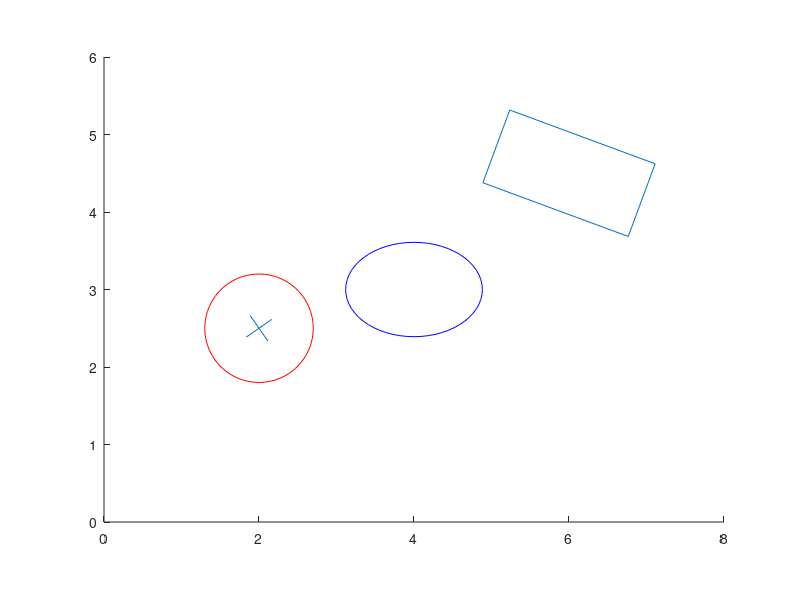

Write the MATLAB code that produced this figure.
function grafik()
%%%%%%%%%%%%%%%%%%%%%%%%%%%%%%%%%%%%%%%%%%%%%%%%%%%%%%%%%
% Exempel av spinnande boll, boll som deformeras och
% roterande rektangel som ror sig.
%%%%%%%%%%%%%%%%%%%%%%%%%%%%%%%%%%%%%%%%%%%%%%%%%%%%%%%%%
% Parametervaerden for spinnande bollen
xa=2;    % Start-position (centrum)
ya=5;
Da=0;    % Vinkeln
Ra=0.7;  % Radie
La=0.4;  % Kryssets storlek

% Parametervaerden for deformerad boll
xb=4;    % Start-position (centrum)
yb=3;
Rb=0.7;  % Radie
du=0;    % Ovre intryckning
dd=0;    % Undre intryckning

% Parametervaerden for rektangel
xc=6;    % Start-position (centrum)
yc=2;
Dc=0;    % Vinkeln som rektangeln aer vriden (moturs)
Bc=1;    % Basen
Hc=2;    % Hojden

%%%%%%%%%%%%%%%%%%%%%%%%%%%%%%%%%%%%%%%%%%%%%%%%%%%%%%%%%
% Utritning av spinnande bollen och dess kryss
% Bollens center = [xa ,ya]
% Rita en rektangel med start i bollens center minus bollens radie i x och
% y, med bredd och hojd av dubbla radien.
% Sedan saetts kurvaturen till 1 (100%) i respektive riktning och gor att
% kvadraten (rektangeln) blir en cirkel.
% Bollen:
BOLL_a=rectangle('Position',[xa-Ra,ya-Ra,2*Ra,2*Ra],...
    'Curvature',[1,1],'EdgeColor','r','FaceColor','w');
% Krysset (tvaa korsade linjer):
xk1_1=-La/2*sin(Da);    % Aendpunkter till linjerna som
yk1_1=La/2*cos(Da);     % utgor kryss nummer 1
xk1_2=La/2*sin(Da);
yk1_2=-La/2*cos(Da);
xk2_1= La/2*cos(Da);    % Aendpunkter till linjerna som
yk2_1=La/2*sin(Da);     % utgor kryss nummer 2
xk2_2=-La/2*cos(Da);
yk2_2=-La/2*sin(Da);
% Rita linjerna
LINJE_a1=line([xk1_1+xa,xk1_2+xa],[yk1_1+ya,yk1_2+ya]);
LINJE_a2=line([xk2_1+xa,xk2_2+xa],[yk2_1+ya,yk2_2+ya]);

%%%%%%%%%%%%%%%%%%%%%%%%%%%%%%%%%%%%%%%%%%%%%%%%%%%%%%%%%
% Utritning av deformerad boll
BOLL_b=rectangle('Position',...
    [xb-(Rb+du+dd),yb-(Rb-dd),2*(Rb+du+dd),2*(Rb-du-dd)],...
        'Curvature',[1,1],'EdgeColor','b','FaceColor','w');

%%%%%%%%%%%%%%%%%%%%%%%%%%%%%%%%%%%%%%%%%%%%%%%%%%%%%%%%%
% Utritning av rektangel
% Beraekna forst hornens positioner daa den
% inte aer vriden, sett fraan rektangelns centrum
x1c=Bc/2;    % Ovre hoger horn (1)
y1c=Hc/2;
x2c=-Bc/2;   % Ovre vaenster horn (2)
y2c=Hc/2;
x3c=-Bc/2;   % Nedre vaenster horn (3)
y3c=-Hc/2;
x4c=Bc/2;    % Nedre hoger horn (4)
y4c=-Hc/2;
% Vrid dessa punkter en vinkel Dc (moturs)
X1c=cos(Dc)*x1c-sin(Dc)*y1c;   % Horn 1
Y1c=sin(Dc)*x1c+cos(Dc)*y1c;
X2c=cos(Dc)*x2c-sin(Dc)*y2c;   % Horn 2
Y2c=sin(Dc)*x2c+cos(Dc)*y2c;
X3c=cos(Dc)*x3c-sin(Dc)*y3c;   % Horn 3
Y3c=sin(Dc)*x3c+cos(Dc)*y3c;
X4c=cos(Dc)*x4c-sin(Dc)*y4c;   % Horn 4
Y4c=sin(Dc)*x4c+cos(Dc)*y4c;
% Rita rektangeln som segment av linjer
REKTANGEL_c=line([X1c+xc,X2c+xc,X3c+xc,X4c+xc,X1c+xc],...
    [Y1c+yc,Y2c+yc,Y3c+yc,Y4c+yc,Y1c+yc]);

%%%%%%%%%%%%%%%%%%%%%%%%%%%%%%%%%%%%%%%%%%%%%%%%%%%%%%%%%
% Instaellningar for grafik-fonstret
daspect([1,1,1]);   % Skalar axlarna lika
axis([0,8,0,6]);    % Axlarnas intervall
hold on             % Laas fast dessa instaellningar

%%%%%%%%%%%%%%%%%%%%%%%%%%%%%%%%%%%%%%%%%%%%%%%%%%%%%%%%%
% Huvudslingan
for n=1:50

    % Updatera positioner, vinkel, intryckning
    ya=ya-0.05;
    Da=Da+0.075;
    du=0.2*Rb*sin(0.3*n);
    dd=0.2*Rb*sin(0.3*n);
    yc=yc+0.05;
    Dc=Dc+0.15;

    % Uppdatera grafiken:

    % Spinnande bollen och krysset
    % Uppdatera bollens position med ''set''
    set(BOLL_a,'Position',[xa-Ra,ya-Ra,2*Ra,2*Ra]);
    % De nya linjernas aendpunkter
    xk1_1=-La/2*sin(Da);   % Kryss nummer 1
    yk1_1=La/2*cos(Da);
    xk1_2=La/2*sin(Da);
    yk1_2=-La/2*cos(Da);
    xk2_1= La/2*cos(Da);   % Kryss nummer 2
    yk2_1=La/2*sin(Da);
    xk2_2=-La/2*cos(Da);
    yk2_2=-La/2*sin(Da);
    % Uppdatera linjerna med ''set''
    set(LINJE_a1,'XData',[xk1_1+xa,xk1_2+xa],...
        'YData',[yk1_1+ya,yk1_2+ya]);
    set(LINJE_a2,'XData',[xk2_1+xa,xk2_2+xa],...
        'YData',[yk2_1+ya,yk2_2+ya]);

    % Deformerade bollen
    % Uppdatera bollens position och
    % intryckning med ''set''
    set(BOLL_b,'Position',[xb-(Rb+du+dd),yb-(Rb-dd),...
        2*(Rb+du+dd),2*Rb-du-dd]);

    % Rektangeln
    % Beraekna hornens nya positioner
    X1c=cos(Dc)*x1c-sin(Dc)*y1c;   % Horn 1
    Y1c=sin(Dc)*x1c+cos(Dc)*y1c;
    X2c=cos(Dc)*x2c-sin(Dc)*y2c;   % Horn 2
    Y2c=sin(Dc)*x2c+cos(Dc)*y2c;
    X3c=cos(Dc)*x3c-sin(Dc)*y3c;   % Horn 3
    Y3c=sin(Dc)*x3c+cos(Dc)*y3c;
    X4c=cos(Dc)*x4c-sin(Dc)*y4c;   % Horn 4
    Y4c=sin(Dc)*x4c+cos(Dc)*y4c;
    % Uppdatera rektangeln med ''set''
    set(REKTANGEL_c,'XData',[X1c+xc,X2c+xc,X3c+xc,X4c+xc,X1c+xc],...
        'YData',[Y1c+yc,Y2c+yc,Y3c+yc,Y4c+yc,Y1c+yc]);

    pause(0.1);    % En paus for dra ner paa tempot
end
